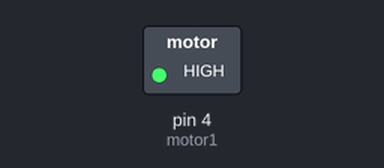
Recording of a sketch running on a simulated Arduino Uno, built with avr-gcc and run on an emulated ATmega328P. On the bench: switched loads named in the sketch (green lamp = pin HIGH).

Above: at 0.1 s.
Timing chart, 0 to 1.6 s (numbered marks = the images above):
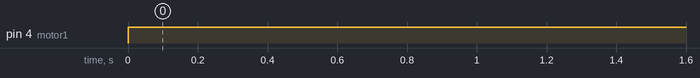

Measured:
- by itself, pin 4 (motor1): LOW → HIGH at 0.00 s

The sketch:

Motor-test_arduino_.ino
```cpp
int motor1 = 4;


void setup()
{
  Serial.begin (9600);
  pinMode (motor1, OUTPUT);
}


void loop()
{
  digitalWrite(motor1, HIGH);
}
```
